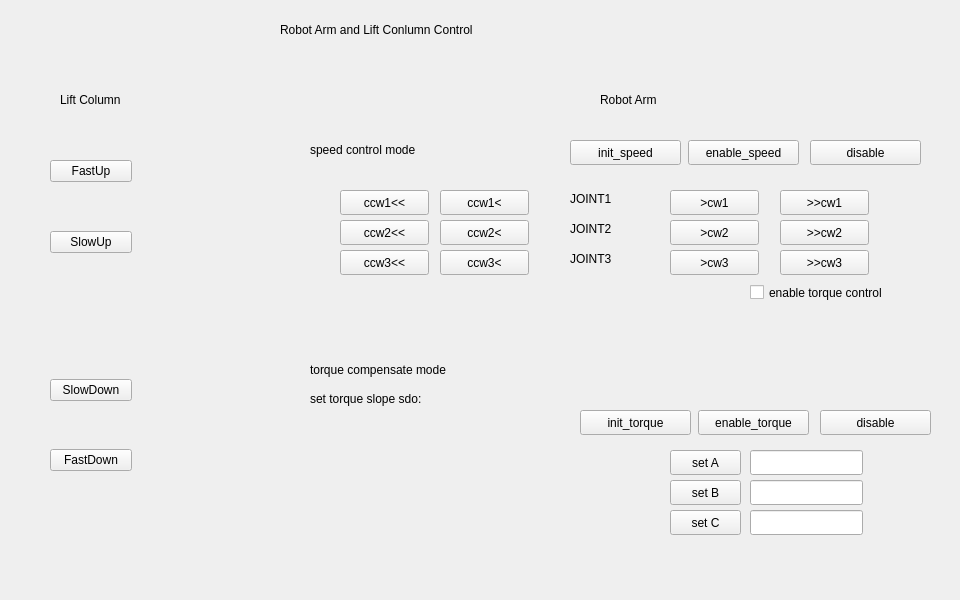
<?xml version="1.0" encoding="UTF-8"?>
<ui version="4.0">
 <class>RobotArmPage</class>
 <widget class="QWidget" name="RobotArmPage">
  <property name="geometry">
   <rect>
    <x>0</x>
    <y>0</y>
    <width>960</width>
    <height>600</height>
   </rect>
  </property>
  <property name="windowTitle">
   <string>Form</string>
  </property>
  <widget class="QPushButton" name="disableSpeed">
   <property name="geometry">
    <rect>
     <x>810</x>
     <y>140</y>
     <width>111</width>
     <height>25</height>
    </rect>
   </property>
   <property name="text">
    <string>disable</string>
   </property>
  </widget>
  <widget class="QPushButton" name="joint3CCWslow">
   <property name="geometry">
    <rect>
     <x>440</x>
     <y>250</y>
     <width>89</width>
     <height>25</height>
    </rect>
   </property>
   <property name="text">
    <string>ccw3&lt;</string>
   </property>
  </widget>
  <widget class="QLabel" name="label_4">
   <property name="geometry">
    <rect>
     <x>570</x>
     <y>190</y>
     <width>67</width>
     <height>17</height>
    </rect>
   </property>
   <property name="text">
    <string>JOINT1</string>
   </property>
  </widget>
  <widget class="QPushButton" name="enableSpeed">
   <property name="geometry">
    <rect>
     <x>688</x>
     <y>140</y>
     <width>111</width>
     <height>25</height>
    </rect>
   </property>
   <property name="text">
    <string>enable_speed</string>
   </property>
  </widget>
  <widget class="QLabel" name="label_5">
   <property name="geometry">
    <rect>
     <x>570</x>
     <y>220</y>
     <width>67</width>
     <height>17</height>
    </rect>
   </property>
   <property name="text">
    <string>JOINT2</string>
   </property>
  </widget>
  <widget class="QLabel" name="label_8">
   <property name="geometry">
    <rect>
     <x>60</x>
     <y>90</y>
     <width>181</width>
     <height>20</height>
    </rect>
   </property>
   <property name="text">
    <string>Lift Column</string>
   </property>
  </widget>
  <widget class="QPushButton" name="joint2CCWslow">
   <property name="geometry">
    <rect>
     <x>440</x>
     <y>220</y>
     <width>89</width>
     <height>25</height>
    </rect>
   </property>
   <property name="text">
    <string>ccw2&lt;</string>
   </property>
  </widget>
  <widget class="QLabel" name="label_9">
   <property name="geometry">
    <rect>
     <x>600</x>
     <y>90</y>
     <width>181</width>
     <height>20</height>
    </rect>
   </property>
   <property name="text">
    <string>Robot Arm</string>
   </property>
  </widget>
  <widget class="QLabel" name="label_3">
   <property name="geometry">
    <rect>
     <x>310</x>
     <y>360</y>
     <width>181</width>
     <height>20</height>
    </rect>
   </property>
   <property name="text">
    <string>torque compensate mode</string>
   </property>
  </widget>
  <widget class="QPushButton" name="enableTorque">
   <property name="geometry">
    <rect>
     <x>698</x>
     <y>410</y>
     <width>111</width>
     <height>25</height>
    </rect>
   </property>
   <property name="text">
    <string>enable_torque</string>
   </property>
  </widget>
  <widget class="QLabel" name="label">
   <property name="geometry">
    <rect>
     <x>280</x>
     <y>20</y>
     <width>351</width>
     <height>20</height>
    </rect>
   </property>
   <property name="text">
    <string>Robot Arm and Lift Conlumn Control</string>
   </property>
  </widget>
  <widget class="QPushButton" name="initTorque">
   <property name="geometry">
    <rect>
     <x>580</x>
     <y>410</y>
     <width>111</width>
     <height>25</height>
    </rect>
   </property>
   <property name="text">
    <string>init_torque</string>
   </property>
  </widget>
  <widget class="QPushButton" name="joint2CWslow">
   <property name="geometry">
    <rect>
     <x>670</x>
     <y>220</y>
     <width>89</width>
     <height>25</height>
    </rect>
   </property>
   <property name="text">
    <string>&gt;cw2</string>
   </property>
  </widget>
  <widget class="QPushButton" name="joint1CCWslow">
   <property name="geometry">
    <rect>
     <x>440</x>
     <y>190</y>
     <width>89</width>
     <height>25</height>
    </rect>
   </property>
   <property name="text">
    <string>ccw1&lt;</string>
   </property>
  </widget>
  <widget class="QLabel" name="label_2">
   <property name="geometry">
    <rect>
     <x>310</x>
     <y>140</y>
     <width>181</width>
     <height>20</height>
    </rect>
   </property>
   <property name="text">
    <string>speed control mode</string>
   </property>
  </widget>
  <widget class="QPushButton" name="joint3CWslow">
   <property name="geometry">
    <rect>
     <x>670</x>
     <y>250</y>
     <width>89</width>
     <height>25</height>
    </rect>
   </property>
   <property name="text">
    <string>&gt;cw3</string>
   </property>
  </widget>
  <widget class="QLabel" name="label_7">
   <property name="geometry">
    <rect>
     <x>310</x>
     <y>390</y>
     <width>161</width>
     <height>17</height>
    </rect>
   </property>
   <property name="text">
    <string>set torque slope sdo:</string>
   </property>
  </widget>
  <widget class="QWidget" name="layoutWidget">
   <property name="geometry">
    <rect>
     <x>50</x>
     <y>160</y>
     <width>82</width>
     <height>311</height>
    </rect>
   </property>
   <layout class="QVBoxLayout" name="verticalLayout">
    <item>
     <widget class="QPushButton" name="FastUpButton">
      <property name="text">
       <string>FastUp</string>
      </property>
     </widget>
    </item>
    <item>
     <spacer name="verticalSpacer">
      <property name="orientation">
       <enum>Qt::Vertical</enum>
      </property>
      <property name="sizeHint" stdset="0">
       <size>
        <width>20</width>
        <height>20</height>
       </size>
      </property>
     </spacer>
    </item>
    <item>
     <widget class="QPushButton" name="SlowUpButton">
      <property name="text">
       <string>SlowUp</string>
      </property>
     </widget>
    </item>
    <item>
     <spacer name="verticalSpacer_3">
      <property name="orientation">
       <enum>Qt::Vertical</enum>
      </property>
      <property name="sizeType">
       <enum>QSizePolicy::Fixed</enum>
      </property>
      <property name="sizeHint" stdset="0">
       <size>
        <width>20</width>
        <height>120</height>
       </size>
      </property>
     </spacer>
    </item>
    <item>
     <widget class="QPushButton" name="SlowDownButton">
      <property name="text">
       <string>SlowDown</string>
      </property>
     </widget>
    </item>
    <item>
     <spacer name="verticalSpacer_2">
      <property name="orientation">
       <enum>Qt::Vertical</enum>
      </property>
      <property name="sizeHint" stdset="0">
       <size>
        <width>20</width>
        <height>20</height>
       </size>
      </property>
     </spacer>
    </item>
    <item>
     <widget class="QPushButton" name="FastDownButton">
      <property name="text">
       <string>FastDown</string>
      </property>
     </widget>
    </item>
   </layout>
  </widget>
  <widget class="QPushButton" name="setBTorqueSlope">
   <property name="geometry">
    <rect>
     <x>670</x>
     <y>480</y>
     <width>71</width>
     <height>25</height>
    </rect>
   </property>
   <property name="text">
    <string>set B</string>
   </property>
  </widget>
  <widget class="QLineEdit" name="setATorqueSlopeValue">
   <property name="geometry">
    <rect>
     <x>750</x>
     <y>450</y>
     <width>113</width>
     <height>25</height>
    </rect>
   </property>
  </widget>
  <widget class="QPushButton" name="joint2CCWfast">
   <property name="geometry">
    <rect>
     <x>340</x>
     <y>220</y>
     <width>89</width>
     <height>25</height>
    </rect>
   </property>
   <property name="text">
    <string>ccw2&lt;&lt;</string>
   </property>
  </widget>
  <widget class="QCheckBox" name="setBrake">
   <property name="geometry">
    <rect>
     <x>750</x>
     <y>280</y>
     <width>161</width>
     <height>25</height>
    </rect>
   </property>
   <property name="text">
    <string>enable torque control</string>
   </property>
  </widget>
  <widget class="QLabel" name="label_6">
   <property name="geometry">
    <rect>
     <x>570</x>
     <y>250</y>
     <width>67</width>
     <height>17</height>
    </rect>
   </property>
   <property name="text">
    <string>JOINT3</string>
   </property>
  </widget>
  <widget class="QPushButton" name="setCTorqueSlope">
   <property name="geometry">
    <rect>
     <x>670</x>
     <y>510</y>
     <width>71</width>
     <height>25</height>
    </rect>
   </property>
   <property name="text">
    <string>set C</string>
   </property>
  </widget>
  <widget class="QLineEdit" name="setBTorqueSlopeValue">
   <property name="geometry">
    <rect>
     <x>750</x>
     <y>480</y>
     <width>113</width>
     <height>25</height>
    </rect>
   </property>
  </widget>
  <widget class="QPushButton" name="joint1CWfast">
   <property name="geometry">
    <rect>
     <x>780</x>
     <y>190</y>
     <width>89</width>
     <height>25</height>
    </rect>
   </property>
   <property name="text">
    <string>&gt;&gt;cw1</string>
   </property>
  </widget>
  <widget class="QLineEdit" name="setCTorqueSlopeValue">
   <property name="geometry">
    <rect>
     <x>750</x>
     <y>510</y>
     <width>113</width>
     <height>25</height>
    </rect>
   </property>
  </widget>
  <widget class="QPushButton" name="disableTorque">
   <property name="geometry">
    <rect>
     <x>820</x>
     <y>410</y>
     <width>111</width>
     <height>25</height>
    </rect>
   </property>
   <property name="text">
    <string>disable</string>
   </property>
  </widget>
  <widget class="QPushButton" name="setATorqueSlope">
   <property name="geometry">
    <rect>
     <x>670</x>
     <y>450</y>
     <width>71</width>
     <height>25</height>
    </rect>
   </property>
   <property name="text">
    <string>set A</string>
   </property>
  </widget>
  <widget class="QPushButton" name="initSpeed">
   <property name="geometry">
    <rect>
     <x>570</x>
     <y>140</y>
     <width>111</width>
     <height>25</height>
    </rect>
   </property>
   <property name="text">
    <string>init_speed</string>
   </property>
  </widget>
  <widget class="QPushButton" name="joint1CCWfast">
   <property name="geometry">
    <rect>
     <x>340</x>
     <y>190</y>
     <width>89</width>
     <height>25</height>
    </rect>
   </property>
   <property name="text">
    <string>ccw1&lt;&lt;</string>
   </property>
  </widget>
  <widget class="QPushButton" name="joint3CWfast">
   <property name="geometry">
    <rect>
     <x>780</x>
     <y>250</y>
     <width>89</width>
     <height>25</height>
    </rect>
   </property>
   <property name="text">
    <string>&gt;&gt;cw3</string>
   </property>
  </widget>
  <widget class="QPushButton" name="joint1CWslow">
   <property name="geometry">
    <rect>
     <x>670</x>
     <y>190</y>
     <width>89</width>
     <height>25</height>
    </rect>
   </property>
   <property name="text">
    <string>&gt;cw1</string>
   </property>
  </widget>
  <widget class="QPushButton" name="joint2CWfast">
   <property name="geometry">
    <rect>
     <x>780</x>
     <y>220</y>
     <width>89</width>
     <height>25</height>
    </rect>
   </property>
   <property name="text">
    <string>&gt;&gt;cw2</string>
   </property>
  </widget>
  <widget class="QPushButton" name="joint3CCWfast">
   <property name="geometry">
    <rect>
     <x>340</x>
     <y>250</y>
     <width>89</width>
     <height>25</height>
    </rect>
   </property>
   <property name="text">
    <string>ccw3&lt;&lt;</string>
   </property>
  </widget>
 </widget>
 <resources/>
 <connections/>
</ui>
